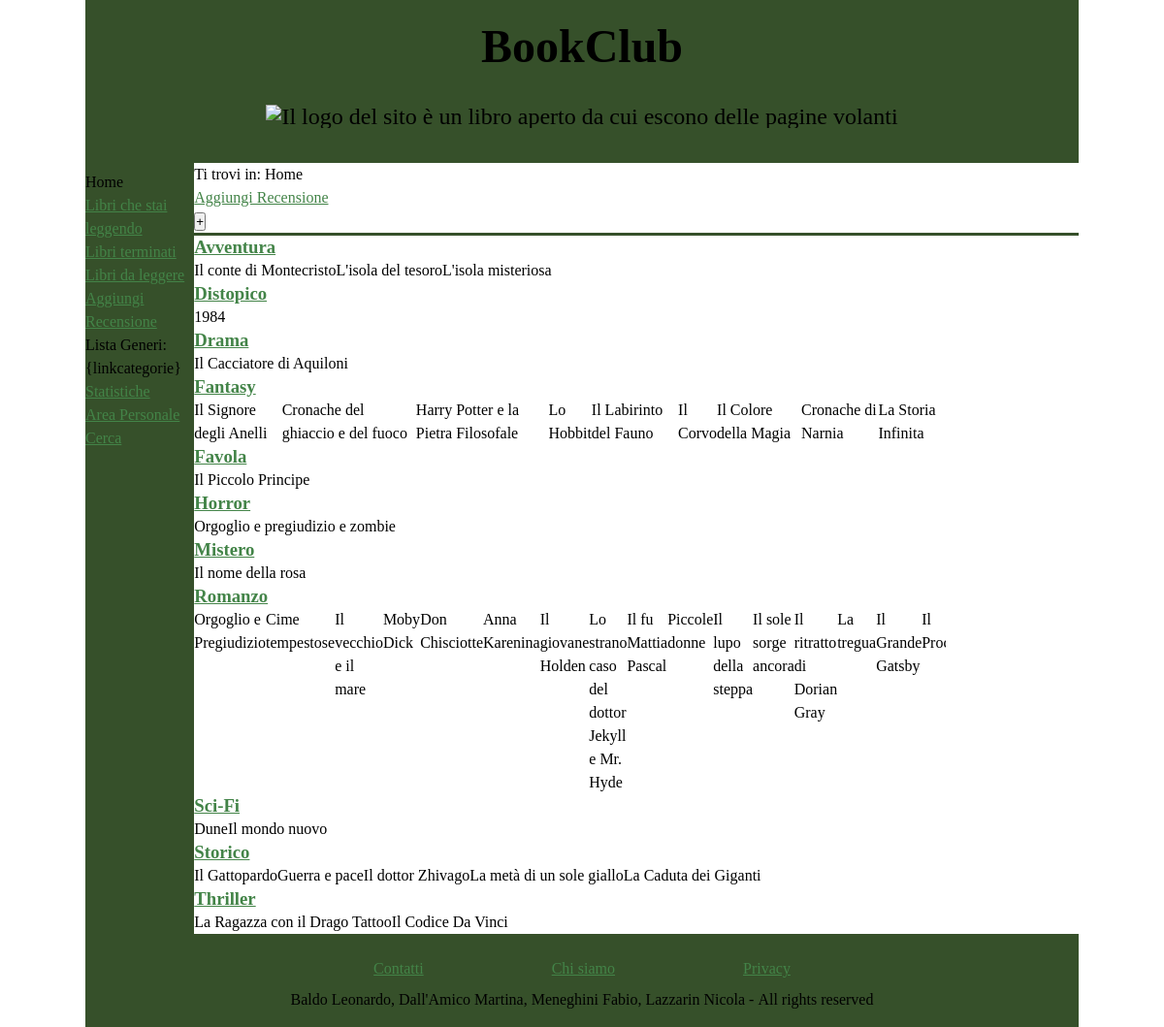
The app's page /utente.php with its own data.
### tables this page shows
CREATE TABLE `libri` (
  `id` int(10) unsigned NOT NULL AUTO_INCREMENT,
  `titolo` varchar(100) NOT NULL,
  `genere` varchar(100) NOT NULL,
  `lingua` varchar(25) NOT NULL,
  `trama` varchar(1000) NOT NULL,
  `autore` varchar(100) NOT NULL,
  `n_capitoli` int(10) unsigned NOT NULL,
  PRIMARY KEY (`id`)
);

### DBAccess.php (called while the page is built, shortened)
<?php
class DBAccess {
    private $HOST_DB = "localhost";
    private $DATABASE_NAME = "bookclub";
    private $USERNAME = "root";
    private $PASSWORD = "";
    private $connection;
    public function openDBConnection() {
        $this -> connection = mysqli_connect(
            $this->HOST_DB,
            $this->USERNAME,
            $this->PASSWORD,
            $this->DATABASE_NAME
        );
        return mysqli_connect_errno() == 0;
    }
    public function getListaGeneri() {
        $query = "SELECT genere FROM libri GROUP BY genere";
        $queryResult = mysqli_query($this -> connection, $query);
        if(mysqli_num_rows($queryResult) != 0) {
            $result = array();
            while($row = mysqli_fetch_assoc($queryResult)) {
                $result[] = $row;
            }
            return $result;
        }
        else {
            return null;
        }
    }
    public function getListaLibriGenere($genere) {
        $query = "SELECT titolo, autore FROM libri WHERE genere = '$genere'";
        $queryResult = mysqli_query($this -> connection, $query);
        if(mysqli_num_rows($queryResult) != 0) {
            $result = array();
            while($row = mysqli_fetch_assoc($queryResult)) {
                $result[] = $row;
            }
            return $result;
        }
        else {
            return null;
        }
    }
}
?>

### utente.php (the view, shortened to what this page needs)
<?php
require_once "DBAccess.php";
$paginaHTML = file_get_contents("template/templateHomeUtente.html");
$liste = "";
try {
    $connection = new DBAccess();
    $connectionOk = $connection -> openDBConnection();
    if($connectionOk) {
        $resultGeneri = $connection -> getListaGeneri();
        foreach($resultGeneri as $genere) {
            $liste .= '<h3 class="titologenere"><a href="templateGenere.html">'.$genere['genere'].'</a></h3>
                       <ul class="listageneri">';
            $listaLibri = $connection -> getListaLibriGenere($genere['genere']);
            foreach($listaLibri as $libro) {
                $liste .= "<article><li>".$libro["titolo"]."</li></article>";
            }
            $liste .= "</ul>";
        }
    }
    else {
        echo "Connessione fallita";
    }
}
catch(Throwable $e) {
    echo "Errore: ".$e -> getMessage();
}
$paginaHTML = str_replace("{listeLibri}", $liste, $paginaHTML);
echo $paginaHTML;
?>

### css/style.css (style rules this page uses)
* { margin:0; padding:0; }
:root { --flagColor: #36502A; --background: white; --textColor: black; --linkColor: #438448; --visitedLinkColor: #660030; }
a:link { color: var(--linkColor); }
#breadcrumbs { grid-area: b; }
html, body { margin-left: auto; margin-right: auto; }
html { font-size: 100%; line-height: 1.5em; background-color: var(--background); }
.titolo { margin-bottom: 1em; }
header { grid-area: h; background-color: var(--flagColor); color: var(--textColor); text-align: center; padding: 1.5em; font-size: 1.5em; margin: 0em; }
header h1 { text-align: center; }
body { max-width: 1024px; display: grid; grid-template-columns: 1fr 5fr; grid-template-rows: auto auto 1fr auto; grid-template-areas: "h h" "m b" "m c" "f f"; height: 100vh; }
#menu { grid-area: m; padding: 0.5em 0em; background-color: var(--flagColor); color: var(--textColor); height: 100%; }
main { grid-area: c; max-width: 1024px; }
.listageneri { list-style: none; padding: 0; margin: 0; display: flex; flex-wrap: nowrap; overflow-x: auto; }
ul.listageneri { list-style: none; margin-right: 15%; display: flex; }
h3:first-of-type::before { content: ""; display: block; width: 100%; border-bottom: 3px solid var(--flagColor); }
footer { grid-area: f; background-color: var(--flagColor); color: var(--textColor); text-align: center; padding: 1em 0em; }
footer ul { padding: 0.5em; }
footer ul li { display: inline-block; padding: 0em 4em; }
ul { list-style: none; }

### css/mobile.css (style rules this page uses)
html { font-size: 120%; }
header { padding: 1em; }
#menu { width: 100%; text-align: center; padding: 0.5em 0em; }
#breadcrumbs { display: none; }
footer { text-align: center; padding: 0.5em 0em; }
footer ul li { display: inline-block; padding: 0em 1em; }

### css/print.css (style rules this page uses)
* { margin: 0; padding: 0; }
html, body { font-size: 12pt; margin: auto; }
header { text-align: center; padding: 1em 0em; }
header h1 { font-size: 4em; }
#breadcrumbs { display:none; }
#menu { display: none; }
main { text-align: justify; width: auto; padding: 1.5em; }
footer { display: none; }

### records on screen
libri: titolo "Il conte di Montecristo"
libri: titolo "L'isola del tesoro"
libri: titolo "L'isola misteriosa"
libri: titolo "1984"
libri: titolo "Il Cacciatore di Aquiloni"
libri: titolo "Il Signore degli Anelli"
libri: titolo "Cronache del ghiaccio e del fuoco"
libri: titolo "Harry Potter e la Pietra Filosofale"
libri: titolo "Lo Hobbit"
libri: titolo "Il Labirinto del Fauno"
libri: titolo "Il Corvo"
libri: titolo "Il Colore della Magia"
libri: titolo "Cronache di Narnia"
libri: titolo "La Storia Infinita"
libri: titolo "Il Piccolo Principe"
libri: titolo "Orgoglio e pregiudizio e zombie"
libri: titolo "Il nome della rosa"
libri: titolo "Orgoglio e Pregiudizio"
libri: titolo "Cime tempestose"
libri: titolo "Il vecchio e il mare"
libri: titolo "Moby Dick"
libri: titolo "Don Chisciotte"
libri: titolo "Anna Karenina"
libri: titolo "Il giovane Holden"
libri: titolo "Lo strano caso del dottor Jekyll e Mr. Hyde"
libri: titolo "Il fu Mattia Pascal"
libri: titolo "Piccole donne"
libri: titolo "Il lupo della steppa"
libri: titolo "Il sole sorge ancora"
libri: titolo "Il ritratto di Dorian Gray"
libri: titolo "La tregua"
libri: titolo "Il Grande Gatsby"
libri: titolo "Il…"
libri: titolo "Dune"
libri: titolo "Il mondo nuovo"
libri: titolo "Il Gattopardo"
libri: titolo "Guerra e pace"
libri: titolo "Il dottor Zhivago"
libri: titolo "La metà di un sole giallo"
libri: titolo "La Caduta dei Giganti"
libri: titolo "La Ragazza con il Drago Tattoo"
libri: titolo "Il Codice Da Vinci"

### other values on screen
$genere['genere'] "Avventura"
$genere['genere'] "Distopico"
$genere['genere'] "Drama"
$genere['genere'] "Fantasy"
$genere['genere'] "Favola"
$genere['genere'] "Horror"
$genere['genere'] "Mistero"
$genere['genere'] "Romanzo"
$genere['genere'] "Sci-Fi"
$genere['genere'] "Storico"
$genere['genere'] "Thriller"
